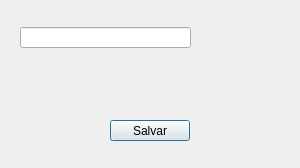
<?xml version="1.0" encoding="UTF-8"?>
<ui version="4.0">
 <class>CadastraMarca</class>
 <widget class="QDialog" name="CadastraMarca">
  <property name="geometry">
   <rect>
    <x>0</x>
    <y>0</y>
    <width>300</width>
    <height>168</height>
   </rect>
  </property>
  <property name="windowTitle">
   <string>SansCar - Cadastra Marca</string>
  </property>
  <widget class="QPushButton" name="btncadMarca">
   <property name="geometry">
    <rect>
     <x>110</x>
     <y>120</y>
     <width>80</width>
     <height>21</height>
    </rect>
   </property>
   <property name="text">
    <string>Salvar</string>
   </property>
  </widget>
  <widget class="QLineEdit" name="txtcadMarca">
   <property name="geometry">
    <rect>
     <x>20</x>
     <y>27</y>
     <width>171</width>
     <height>21</height>
    </rect>
   </property>
  </widget>
  <widget class="QLabel" name="lblInfo">
   <property name="geometry">
    <rect>
     <x>210</x>
     <y>29</y>
     <width>21</width>
     <height>21</height>
    </rect>
   </property>
   <property name="text">
    <string/>
   </property>
   <property name="pixmap">
    <pixmap resource="Source.qrc">:/img/source/info-147927_640.png</pixmap>
   </property>
   <property name="scaledContents">
    <bool>true</bool>
   </property>
  </widget>
 </widget>
 <resources>
  <include location="Source.qrc"/>
 </resources>
 <connections>
  <connection>
   <sender>btncadMarca</sender>
   <signal>clicked()</signal>
   <receiver>CadastraMarca</receiver>
   <slot>close()</slot>
   <hints>
    <hint type="sourcelabel">
     <x>153</x>
     <y>131</y>
    </hint>
    <hint type="destinationlabel">
     <x>93</x>
     <y>128</y>
    </hint>
   </hints>
  </connection>
 </connections>
</ui>
